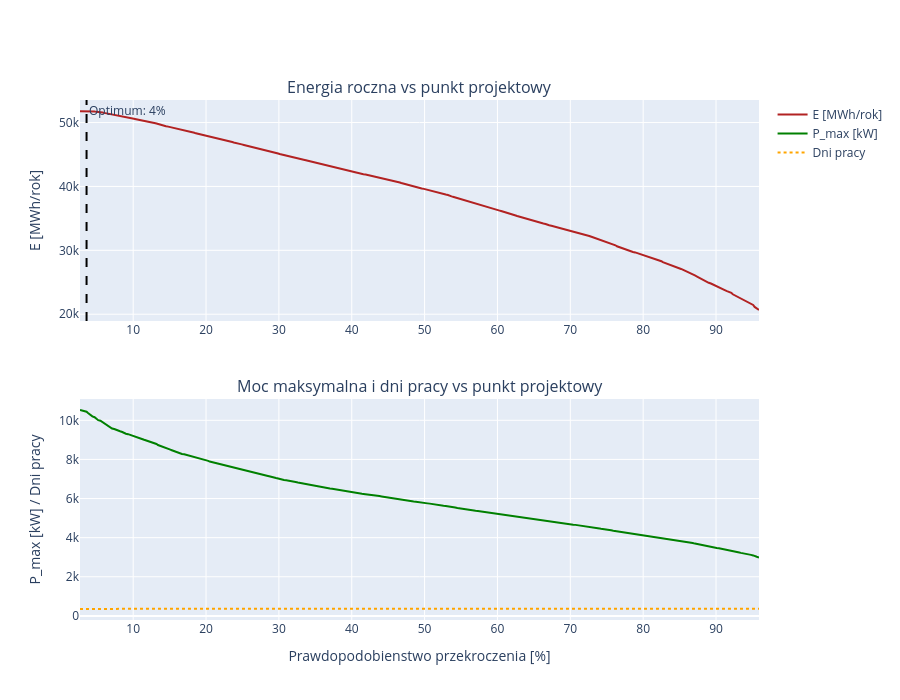

The notebook cell this image was saved under:
### Code cell
# Wykres: energia roczna i moc vs procent przekroczenia
fig = make_subplots(rows=2, cols=1,
    subplot_titles=['Energia roczna vs punkt projektowy',
                    'Moc maksymalna i dni pracy vs punkt projektowy'],
    vertical_spacing=0.15)

fig.add_trace(go.Scatter(
    x=df_opt['install_pct'], y=df_opt['E_MWh'],
    mode='lines', line=dict(color='firebrick', width=2), name='E [MWh/rok]',
), row=1, col=1)
fig.add_vline(x=best['install_pct'], line_dash='dash', line_color='black',
    annotation_text=f'Optimum: {best["install_pct"]:.0f}%', row=1, col=1)

fig.add_trace(go.Scatter(
    x=df_opt['install_pct'], y=df_opt['P_max_kW'],
    mode='lines', line=dict(color='green', width=2), name='P_max [kW]',
), row=2, col=1)
fig.add_trace(go.Scatter(
    x=df_opt['install_pct'], y=df_opt['days_operating'],
    mode='lines', line=dict(color='orange', width=2, dash='dot'), name='Dni pracy',
), row=2, col=1)

fig.update_xaxes(title_text='Prawdopodobienstwo przekroczenia [%]', row=2, col=1)
fig.update_yaxes(title_text='E [MWh/rok]', row=1, col=1)
fig.update_yaxes(title_text='P_max [kW] / Dni pracy', row=2, col=1)
fig.update_layout(height=700, hovermode='x unified')
fig.show()

### Figure 1 — Plotly figure (JSON) as saved in the notebook; plotly's stock layout.template omitted (floating-point values rounded to 4 significant figures; data arrays with more than 128 entries replaced by an {"elided": "..."} marker saying what was removed)
{"data": [{"line": {"color": "firebrick", "width": 2}, "mode": "lines", "name": "E [MWh/rok]", "type": "scatter", "x": {"elided": "341 float values"}, "xaxis": "x", "y": {"elided": "341 float values"}, "yaxis": "y"}, {"line": {"color": "green", "width": 2}, "mode": "lines", "name": "P_max [kW]", "type": "scatter", "x": {"elided": "341 float values"}, "xaxis": "x2", "y": {"elided": "341 float values"}, "yaxis": "y2"}, {"line": {"color": "orange", "dash": "dot", "width": 2}, "mode": "lines", "name": "Dni pracy", "type": "scatter", "x": {"elided": "341 float values"}, "xaxis": "x2", "y": {"elided": "341 int values"}, "yaxis": "y2"}], "layout": {"annotations": [{"font": {"size": 16}, "showarrow": false, "text": "Energia roczna vs punkt projektowy", "x": 0.5, "xanchor": "center", "xref": "paper", "y": 1.0, "yanchor": "bottom", "yref": "paper"}, {"font": {"size": 16}, "showarrow": false, "text": "Moc maksymalna i dni pracy vs punkt projektowy", "x": 0.5, "xanchor": "center", "xref": "paper", "y": 0.425, "yanchor": "bottom", "yref": "paper"}, {"showarrow": false, "text": "Optimum: 4%", "x": 3.6, "xanchor": "left", "xref": "x", "y": 1, "yanchor": "top", "yref": "y domain"}], "height": 700, "hovermode": "x unified", "shapes": [{"line": {"color": "black", "dash": "dash"}, "type": "line", "x0": 3.6, "x1": 3.6, "xref": "x", "y0": 0, "y1": 1, "yref": "y domain"}], "xaxis": {"anchor": "y", "domain": [0.0, 1.0]}, "xaxis2": {"anchor": "y2", "domain": [0.0, 1.0], "title": {"text": "Prawdopodobienstwo przekroczenia [%]"}}, "yaxis": {"anchor": "x", "domain": [0.575, 1.0], "title": {"text": "E [MWh/rok]"}}, "yaxis2": {"anchor": "x2", "domain": [0.0, 0.425], "title": {"text": "P_max [kW] / Dni pracy"}}}}
